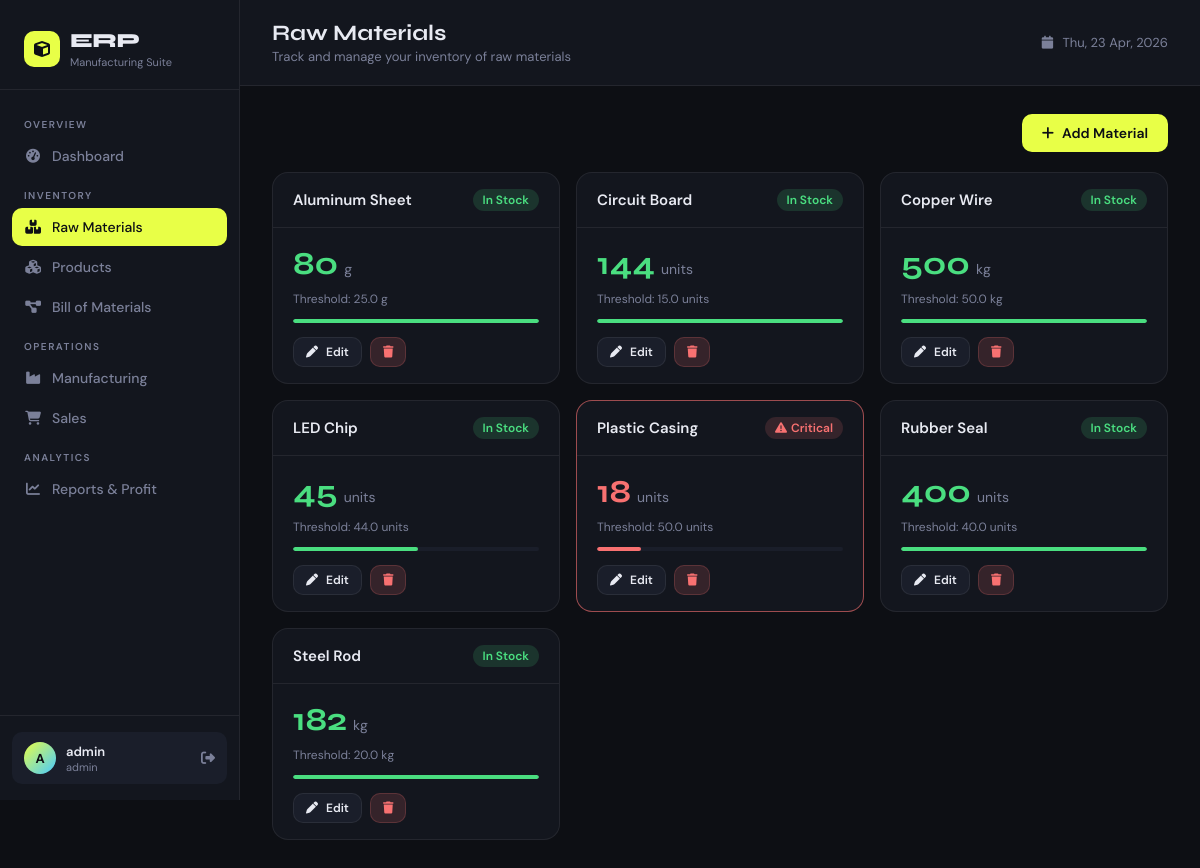
Page /materials (signed in) on the committed database.
### tables this page shows
CREATE TABLE materials (
            id INTEGER PRIMARY KEY AUTOINCREMENT,
            name TEXT NOT NULL UNIQUE,
            quantity REAL NOT NULL DEFAULT 0,
            unit TEXT DEFAULT 'units',
            low_stock_threshold REAL DEFAULT 50
        );

### app.py (the view)
@app.route("/materials")
@login_required
def materials():
    db = get_db()
    mats = db.execute("SELECT * FROM materials ORDER BY name").fetchall()
    db.close()
    return render_template("materials.html", materials=mats)

### app.py (called while the page is built)
def get_db():
    db = sqlite3.connect("erp.db")
    db.row_factory = sqlite3.Row  # This lets us access columns by name (row["name"])
    return db

def login_required(f):
    @wraps(f)
    def decorated(*args, **kwargs):
        if "user" not in session:
            return redirect(url_for("login"))
        return f(*args, **kwargs)
    return decorated

### templates/materials.html (shortened to what this page needs)
{% extends "base.html" %}
{% block page_title %}Raw Materials{% endblock %}
{% block page_subtitle %}Track and manage your inventory of raw materials{% endblock %}
{% block content %}
<div style="display:flex; justify-content:flex-end; margin-bottom:20px;">
    <button class="btn btn-primary" onclick="openModal('addMatModal')">
        <i class="fas fa-plus"></i> Add Material
    </button>
</div>
{% if materials %}
<div class="mat-grid">
    {% for mat in materials %}
    {% set pct = [[(mat.quantity / (mat.low_stock_threshold * 2) * 100)|int, 0]|max, 100]|min %}
    {% set status = 'ok' if mat.quantity > mat.low_stock_threshold else ('critical' if mat.quantity <= mat.low_stock_threshold * 0.5 else 'low') %}
    <div class="mat-card {{ status }}">
        <div class="mat-header">
            <div class="mat-name">{{ mat.name }}</div>
            {% if status == 'critical' %}
            <span class="badge badge-danger"><i class="fas fa-triangle-exclamation"></i> Critical</span>
            {% elif status == 'low' %}
            <span class="badge badge-warning">Low Stock</span>
            {% else %}
            <span class="badge badge-success">In Stock</span>
            {% endif %}
        </div>
        <div class="mat-body">
            <div class="mat-qty-row">
                <div class="mat-qty {{ status }}">{{ mat.quantity|int }}</div>
                <div class="mat-unit">{{ mat.unit }}</div>
            </div>
            <div class="mat-threshold">
                Threshold: {{ mat.low_stock_threshold }} {{ mat.unit }}
            </div>
            <div class="prog-bar">
                <div class="prog-fill" style="width:{{ pct }}%; background:{% if status == 'ok' %}var(--success){% elif status == 'low' %}var(--warning){% else %}var(--danger){% endif %}"></div>
            </div>
            <div class="mat-actions">
                <button class="btn btn-secondary btn-sm" onclick="openEdit({{ mat.id }}, '{{ mat.name }}', {{ mat.quantity }}, '{{ mat.unit }}', {{ mat.low_stock_threshold }})">
                    <i class="fas fa-pen"></i> Edit
                </button>
                <a href="{{ url_for('delete_material', id=mat.id) }}"
                   class="btn btn-danger btn-sm"
                   onclick="return confirm('Delete {{ mat.name }}?')">
                    <i class="fas fa-trash"></i>
                </a>
            </div>
        </div>
    </div>
    {% endfor %}
</div>
{% endif %}
{% endblock %}

### templates/base.html (style rules this page uses)
:root { --bg: #0d0f14; --surface: #13161e; --surface2: #1a1e2a; --border: rgba(255,255,255,0.07); --accent: #e8ff47; --accent2: #47c9ff; --accent3: #ff6b6b; --text: #e8eaf2; --muted: #7b8099; --success: #4ade80; --warning: #fbbf24; --danger: #f87171; --sidebar-w: 240px; }
* { margin:0; padding:0; box-sizing:border-box; }
body { font-family: 'DM Sans', sans-serif; background: var(--bg); color: var(--text); min-height: 100vh; }
.btn { display: inline-flex; align-items: center; gap: 8px; padding: 10px 20px; border-radius: 10px; border: none; font-family: 'DM Sans', sans-serif; font-size: 14px; font-weight: 600; cursor: pointer; text-decoration: none; transition: all 0.2s ease; }
.btn-primary { background: var(--accent); color: #0d0f14; }
.btn-secondary { background: var(--surface2); color: var(--text); border: 1px solid var(--border); }
.btn-danger { background: rgba(248,113,113,0.15); color: var(--danger); border: 1px solid rgba(248,113,113,0.2); }
.btn-sm { padding: 6px 12px; font-size: 12px; }
.badge { display: inline-flex; align-items: center; gap: 4px; padding: 3px 10px; border-radius: 20px; font-size: 12px; font-weight: 600; }
.badge-success { background: rgba(74,222,128,0.15); color: var(--success); }
.badge-danger { background: rgba(248,113,113,0.15); color: var(--danger); }

### templates/materials.html (style rules this page uses)
.mat-grid { display: grid; grid-template-columns: repeat(auto-fill, minmax(280px, 1fr)); gap: 16px; }
.mat-card { background: var(--surface); border: 1px solid var(--border); border-radius: 16px; overflow: hidden; transition: transform 0.2s, border-color 0.2s; }
.mat-card.critical { border-color: rgba(248,113,113,0.6); }
.mat-header { padding: 16px 20px; border-bottom: 1px solid var(--border); display:flex; align-items:center; justify-content:space-between; }
.mat-name { font-weight: 600; font-size: 15px; }
.mat-body { padding: 16px 20px; }
.mat-qty-row { display: flex; align-items: baseline; gap: 6px; margin-bottom: 8px; }
.mat-qty { font-family: 'Syne', sans-serif; font-size: 32px; font-weight: 700; }
.mat-qty.ok { color: var(--success); }
.mat-qty.critical { color: var(--danger); }
.mat-unit { color: var(--muted); font-size: 14px; }
.mat-threshold { font-size: 12px; color: var(--muted); margin-bottom: 12px; }
.prog-bar { height: 4px; background: var(--surface2); border-radius: 4px; overflow: hidden; margin-bottom: 14px; }
.prog-fill { height: 100%; border-radius: 4px; transition: width 0.5s ease; }
.mat-actions { display: flex; gap: 8px; }

### rows in the picture
materials: name "Aluminum Sheet", shows "In Stock", quantity "80", unit "g", low_stock_threshold "25.0", {{ pct }} 100 (drawn)
materials: name "Circuit Board", shows "In Stock", quantity "144", unit "units", low_stock_threshold "15.0", {{ pct }} 100 (drawn)
materials: name "Copper Wire", shows "In Stock", quantity "500", unit "kg", low_stock_threshold "50.0", {{ pct }} 100 (drawn)
materials: name "LED Chip", shows "In Stock", quantity "45", unit "units", low_stock_threshold "44.0", {{ pct }} 51 (drawn)
materials: name "Plastic Casing", shows "Critical", quantity "18", unit "units", low_stock_threshold "50.0"
materials: name "Rubber Seal", shows "In Stock", quantity "400", unit "units", low_stock_threshold "40.0", {{ pct }} 100 (drawn)
materials: name "Steel Rod", shows "In Stock", quantity "182", unit "kg", low_stock_threshold "20.0", {{ pct }} 100 (drawn)

### other values in the picture
{{ session.user[0].upper() }} "A"
{{ session.user }} "admin"
{{ session.role }} "admin"
